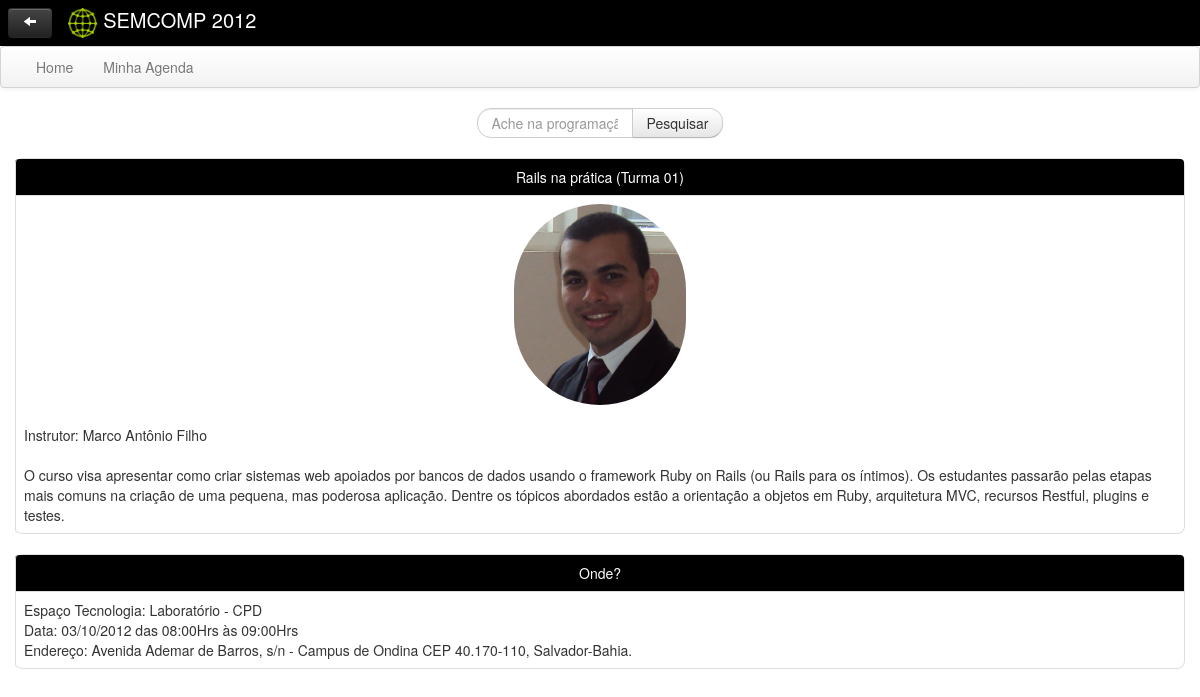
/desc_atividade.php?idsala=1&idatividade=1&data=2012-10-03&hora_inicio=08:00:00&hora_fim=09:00:00, run on the app's committed database.
### tables this page shows
CREATE TABLE `atividades` (
  `idatividades` int(11) NOT NULL AUTO_INCREMENT,
  `titulo` varchar(300) NOT NULL,
  `descricao` varchar(500) NOT NULL,
  `categoria_idcategoria` int(11) NOT NULL,
  `imagem` varchar(200) NOT NULL,
  PRIMARY KEY (`idatividades`,`categoria_idcategoria`),
  KEY `fk_atividades_categoria` (`categoria_idcategoria`),
  CONSTRAINT `fk_atividades_categoria` FOREIGN KEY (`categoria_idcategoria`) REFERENCES `categoria` (`idcategoria`) ON DELETE NO ACTION ON UPDATE NO ACTION
);

CREATE TABLE `sala` (
  `idsala` int(11) NOT NULL AUTO_INCREMENT,
  `descricao` varchar(200) NOT NULL,
  `localizacao` varchar(350) NOT NULL,
  PRIMARY KEY (`idsala`)
);

### modelo/bd/AtividadesBD.php (called while the page is built, shortened)
<?php
include_once("conexao.php");
include_once 'modelo/negocio/Atividades.php';
class AtividadesBD{
	public function getOne($id){
		$mysql = new conexao;
		$sql = $mysql->sql_query("select * from atividades where idatividades = $id");
		$atividades = new Atividades();
		while($ativi = mysql_fetch_array($sql)){
			$atividades->setDescricao($ativi['descricao']);
			$atividades->setIdAtividades($ativi['idatividades']);
			$atividades->setTitulo($ativi['titulo']);
			$atividades->setCategoria_IdCategoria($ativi['categoria_idcategoria']);
			$atividades->setImagem($ativi['imagem']);
		}
		return $atividades;
	}
}
?>

### modelo/bd/conexao.php (called while the page is built, shortened)
<?php
class conexao {
    var $host = "localhost";
    var $user = "gerclientes";
    var $senha = "bNCIOrkDRF";
    var $link;
    function conecta(){
        $this->link = @mysql_connect($this->host,$this->user,$this->senha);
    }
    function sql_query($query){
        $this->query = $query;
        if($this->resultado = mysql_query($this->query)){
            return $this->resultado;
        }else{
            print "Ocorreu um erro ao executar a Query MySQL: <b>$query</b>";
      print "<br><br>";
      print "Erro no MySQL: <b>".mysql_error()."</b>";
      die();
            $this->desconecta();
        }
    }
    function desconecta(){
        return mysql_close($this->link);
    }
}
?>

### modelo/negocio/Atividades.php (called while the page is built, shortened)
<?php
class Atividades{
	private $descricao;
	private $titulo;
	private $imagem;
	public function getDescricao(){
		return $this->descricao;
	}
	public function setDescricao($descricao){
		$this->descricao = $descricao;
	}
	public function getImagem(){
		return $this->imagem;
	}
	public function setImagem($imagem){
		$this->imagem = $imagem;
	}
	public function getTitulo(){
		return $this->titulo;
	}
	public function setTitulo($titulo){
		$this->titulo = $titulo;
	}
}
?>

### modelo/bd/SalaBD.php (called while the page is built, shortened)
<?php
include_once("conexao.php");
include_once 'modelo/negocio/Sala.php';
class SalaBD{
	public function getOne($id){
		$mysql = new conexao;
		$sql = $mysql->sql_query("select * from sala where idsala = $id");
		$sala = new Sala();
		while($sal = mysql_fetch_array($sql)){
			$sala->setDescricao($sal['descricao']);
			$sala->setIdSala($sal['idsala']);
			$sala->setLocalizacao($sal['localizacao']);
		}
		return $sala;
	}
}
?>

### modelo/negocio/Sala.php (called while the page is built, shortened)
<?php
Class Sala{
	private $descricao;
	private $localizacao;
	public function getDescricao(){
		return $this->descricao;
	}
	public function setDescricao($descricao){
		$this->descricao = $descricao;
	}
	public function getLocalizacao(){
		return $this->localizacao;
	}
	public function setLocalizacao($localizacao){
		$this->localizacao = $localizacao;
	}
}
?>

### desc_atividade.php (the view, shortened to what this page needs)
<!DOCTYPE html>
<html>
<head>
<link href="css/bootstrap-responsive.css" rel="stylesheet">
<link href="css/bootstrap.css" rel="stylesheet">
</head>
<body>
	<?php
	include_once 'header.php';
	include_once 'modelo/bd/AtividadesBD.php';
	include_once 'modelo/negocio/Atividades.php';
	include_once 'modelo/bd/SalaBD.php';
	include_once 'modelo/negocio/Sala.php';
	$atividadeBD = new AtividadesBD();
	$salaBD = new SalaBD();
	$idatividade = $_GET['idatividade'];
	$idsala = $_GET['idsala'];
	$data = $_GET['data'];
	$hora_inicio = $_GET['hora_inicio'];
	$hora_fim = $_GET['hora_fim'];
	$atividade = $atividadeBD->getOne($idatividade);
	$sala = $salaBD->getOne($idsala);
	?>
	<div style="margin-left: 15px; margin-right: 15px;">
		<table class="table table-bordered">
			<tr style="color: white; background-color: #000000">
				<td style="text-align: center;"><?php echo $atividade->getTitulo();?></td>
			</tr>
			<tr>
				<td><div align="center"><img src="<?php echo $atividade->getImagem();?>" class="img-circle"  style="float: inherit;"/></div><br /> <?php echo $atividade->getDescricao();?></td>
			</tr>
		</table>
	</div>
	<div style="margin-left: 15px; margin-right: 15px;">
		<table class="table table-bordered">
			<tr style="color: white; background-color: #000000">
				<td style="text-align: center;">Onde?</td>
			</tr>
			<tr>
				<td><?php echo $sala->getDescricao();?><br>Data: <?php echo substr($data,8,2)?>/<?php echo substr($data,5,2)?>/<?php echo substr($data,0,4)?> das <?php echo substr($hora_inicio, 0,5)?>Hrs às <?php echo substr($hora_fim, 0,5)?>Hrs<br>Endereço: <?php echo $sala->getLocalizacao();?></td>
			</tr>
		</table>
	</div>
</body>
</html>

### data on the page
atividades: titulo "Rails na prática (Turma 01)", imagem (picture), descricao "Instrutor: Marco Antônio Filho O curso visa apresentar como criar sistemas web apoiados por bancos de dados usando o framework Ruby on Rails (ou Rails para os íntimos). Os estudantes passarão pelas etapas mais comuns na criação de uma pequena, mas poderosa aplicação. Dentre os tópicos abordados estão a orientação a objetos em Ruby, arquitetura MVC, recursos Restful, plugins e testes."
sala: descricao "Espaço Tecnologia: Laboratório - CPD", localizacao "Avenida Ademar de Barros, s/n - Campus de Ondina CEP 40.170-110, Salvador-Bahia."

### other printed values
substr($data,8,2) "03"
substr($data,5,2) "10"
substr($data,0,4) "2012"
substr($hora_inicio, 0,5) "08:00"
substr($hora_fim, 0,5) "09:00"
